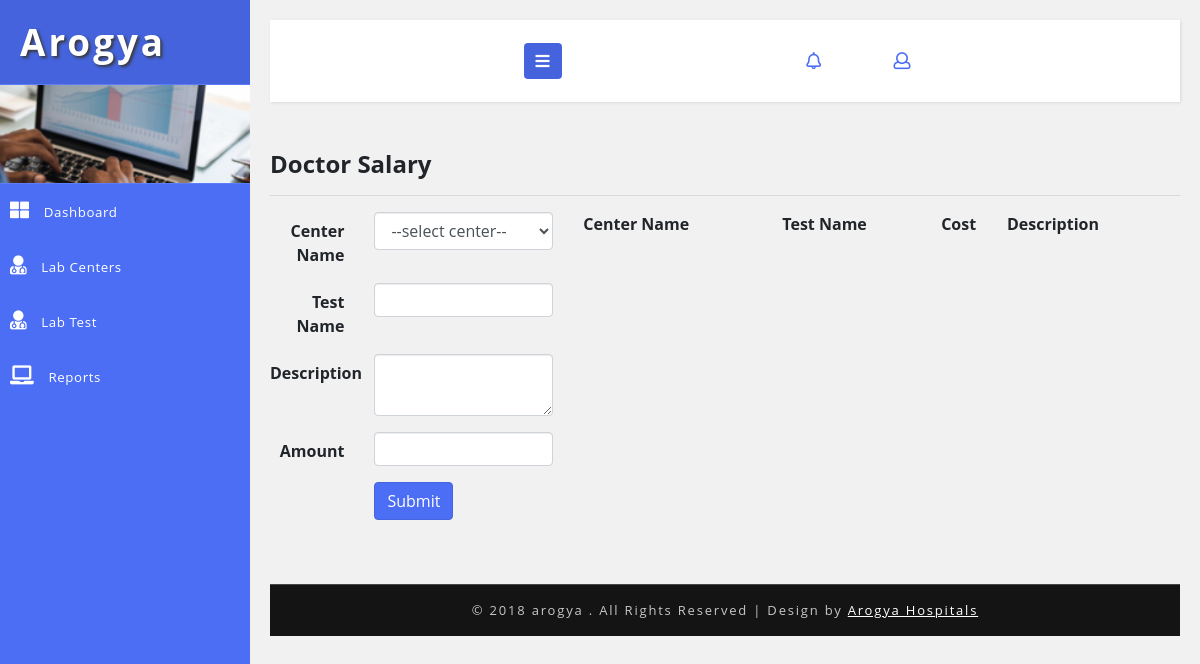
The page /lab/center-lab-test.php on the database as committed earlier.
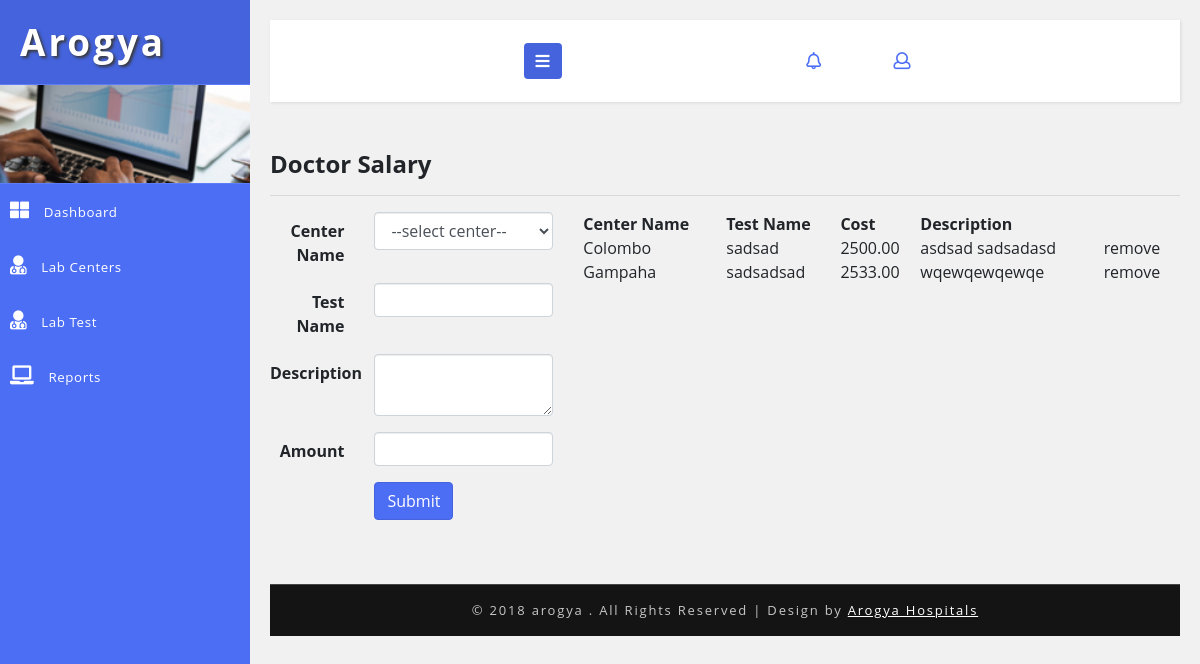
The same page on the database as committed later.
### tables this page shows
CREATE TABLE `hms_lab_test` (
  `id` int(5) NOT NULL AUTO_INCREMENT,
  `lab_test` varchar(50) DEFAULT NULL,
  `center_id` int(5) DEFAULT NULL,
  `description` text DEFAULT NULL,
  `test_cost` decimal(10,2) DEFAULT NULL,
  PRIMARY KEY (`id`)
);

CREATE TABLE `hms_center` (
  `center_name` varchar(20) NOT NULL,
  `id` int(5) NOT NULL AUTO_INCREMENT,
  PRIMARY KEY (`id`),
  UNIQUE KEY `NewIndex1` (`center_name`)
);

### DB.php (called while the page is built, shortened)
<?php
function getDBConnection() {
    $servername = "localhost";
    $username = "root";
    $password = "123";
    $db = "hmsdb";
    $conn = mysqli_connect($servername, $username, $password, $db);
    if (!$conn) {
        die("Connection failed: " . mysqli_connect_error());
    } else {
        return $conn;
    }
}
function getData($sql) {
    $conn = getDBConnection();
    $result = mysqli_query($conn, $sql);
    if (mysqli_num_rows($result) > 0) {
        return $result;
    } else {
        return FALSE;
    }
}
?>

### lab/center-lab-test.php (the view, shortened to what the changed rows need)
<?php
include '../DB.php';
?>
<!DOCTYPE html>
<html lang="en">
    <head>
        <link rel="stylesheet" href="https://maxcdn.bootstrapcdn.com/bootstrap/3.3.7/css/bootstrap.min.css">
        <link rel="stylesheet" href="https://maxcdn.bootstrapcdn.com/font-awesome/4.7.0/css/font-awesome.min.css">
        <link href="../css/bootstrap.css" rel="stylesheet" type="text/css" media="all" />
        <link href="../css/style.css" rel="stylesheet" type="text/css" media="all" />
        <link rel="stylesheet" href="../css/style4.css">
        <link href="../css/fontawesome-all.css" rel="stylesheet">
    </head>
    <body>
        <div class="wrapper">
            <nav id="sidebar">
                <div class="sidebar-header">
                    <h1>
                        <a href="#">Arogya</a>
                    </h1>
                </div>
            </nav>
            <div id="content">
                <div class="blank-page-content">
                    <div class="row">
                        <div class="col-md-8">
                            <table id="example" class="display" cellspacing="0" width="100%">
                                <thead>
                                    <tr>
                                        <th>Center Name</th>
                                        <th>Test Name</th>
                                        <th>Cost</th>
                                        <th>Description</th>
                                        <th></th>
                                    </tr>
                                </thead>
                                <tbody>
                                    <?php
                                    $sql = "SELECT hms_lab_test.*,hms_center.center_name FROM hms_lab_test INNER JOIN hms_center
ON hms_lab_test.center_id = hms_center.id";
                                    $data = getData($sql);
                                    if ($data != null) {
                                        foreach ($data as $value) {
                                            ?>
                                            <tr>
                                                <td><?= $value['center_name'] ?></td>
                                                <td><?= $value['lab_test'] ?></td>
                                                <td><?= $value['test_cost'] ?></td>
                                                <td><?= $value['description'] ?></td>
                                                <td><a href="center-lab-test.php?id=<?= $value['id'] ?>">remove</a></td>
                                            </tr>
                                            <?php
                                        }
                                    }
                                    ?>
                                </tbody>
                            </table>
                            <link href="css/jquery.dataTables.min.css" rel="stylesheet" type="text/css"/>
                        </div>
                    </div>
                </div>
            </div>
        </div>
        <link href="../css/jquery.dataTables.min.css" rel="stylesheet" type="text/css"/>
    </body>
</html>

Rows that differ between the two databases and show on the page:
now on this page (row edited): hms_lab_test: hms_center.center_name "Colombo", lab_test "sadsad", test_cost "2500.00", description "asdsad sadsadasd"
now on this page (row edited): hms_lab_test: hms_center.center_name "Gampaha", lab_test "sadsadsad", test_cost "2533.00", description "wqewqewqewqe"
